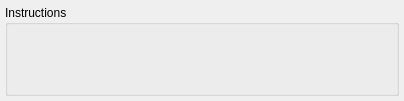
         <widget class="QWidget" name="tab" >
          <attribute name="title" >
           <string>Instructions</string>
          </attribute>
          <layout class="QVBoxLayout" >
           <property name="margin" >
            <number>5</number>
           </property>
           <property name="spacing" >
            <number>5</number>
           </property>
           <item>
            <widget class="QGroupBox" name="groupBox6" >
             <property name="title" >
              <string>Instructions</string>
             </property>
             <property name="lineWidth" stdset="0" >
              <number>1</number>
             </property>
             <layout class="QVBoxLayout" >
              <property name="margin" >
               <number>9</number>
              </property>
              <property name="spacing" >
               <number>0</number>
              </property>
              <item>
               <widget class="MdtGui::LabeledCheckbox" name="C_USE_BARREL" >
                <property name="TclProc" >
                  <string>gui_use_barrel</string>
                </property>
                <property name="Label" >
                 <string>Enable Barrel Shifter</string>
                </property>
                <property name="LabelTooltip" >
                 <string>&lt;qt>Enable a hardware barrel shifter in MicroBlaze.  This parameter enables the instructions bsrl, bsra, bsll, bsrli, bsrai, and bslli.  Enabling the barrel shifter can dramatically improve the performance of an application, but will increase the size of the processor.  The compiler will automatically use the barrel shift instructions if this parameter is enabled.&lt;/qt></string>
                </property>
                <property name="Key" >
                 <string>C_USE_BARREL</string>
                </property>
                <property name="Hidden" >
                 <bool>false</bool>
                </property>
               </widget>
              </item>
              <item>
               <widget class="MdtGui::LabeledCombobox" name="C_USE_FPU" >
                <property name="TclProc" >
                  <string>gui_use_fpu</string>
                </property>
                <property name="Label" >
                 <string>Enable Floating Point Unit</string>
                </property>
                <property name="LabelTooltip" >
                 <string>&lt;qt> Enable a single-precision floating point unit based on the IEEE-754 standard.  Using the FPU will significantly improve the single-precision floating point performance of the application and significantly increase the size of MicroBlaze.  Setting this parameter to BASIC enables the instructions fadd, frsub, fmul, fdiv, and fcmp.  Setting it to EXTENDED also enables the instructions flt, fint, and fsqrt.  The compiler will automatically use the FPU instructions corresponding to the setting of this parameter. &lt;/qt></string>
                </property>
                <property name="Key" >
                 <string>C_USE_FPU</string>
                </property>
               </widget>
              </item>
              <item>
               <widget class="MdtGui::LabeledCombobox" name="C_USE_HW_MUL" >
                <property name="TclProc" >
                  <string>gui_use_hw_mul</string>
                </property>
                <property name="Label" >
                 <string>Enable Integer Multiplier</string>
                </property>
                <property name="LabelTooltip" >
                 <string>&lt;qt> Enable a hardware integer multiplier in MicroBlaze.  This parameter enables the instructions mul and muli when set to MUL32.  The additional instructions mulh, mulhu and mulhsu for 64-bit multiplication are also enabled when set to MUL64. This parameter can be set to NONE to free up MUL or DSP48 primitives in the device for other uses.  Setting this parameter to NONE has a minor effect on the area of MicroBlaze.  The compiler will automatically use the mul instructions if this parameter is enabled.&lt;/qt></string>
                </property>
                <property name="Key" >
                 <string>C_USE_HW_MUL</string>
                </property>
               </widget>
              </item>
              <item>
               <widget class="MdtGui::LabeledCheckbox" name="C_USE_DIV" >
                <property name="TclProc" >
                  <string>gui_use_div</string>
                </property>
                <property name="Label" >
                 <string>Enable Integer Divider</string>
                </property>
                <property name="LabelTooltip" >
                 <string>&lt;qt>Enable a hardware integer divider in MicroBlaze.   This parameter enables the instructions idiv and idivu.  This parameter can be enabled to improve the performance of an application that performs integer division, but will increase the size of the processor.  The compiler will automatically use the idiv instructions if this parameter is enabled.&lt;/qt></string>
                </property>
                <property name="Key" >
                 <string>C_USE_DIV</string>
                </property>
               </widget>
              </item>
              <item>
               <widget class="MdtGui::LabeledCheckbox" name="C_USE_MSR_INSTR" >
                <property name="TclProc" >
                  <string>gui_use_msr_instr</string>
                </property>
                <property name="enabled" >
                 <bool>true</bool>
                </property>
                <property name="Label" >
                 <string>Enable Additional Machine Status Register Instructions</string>
                </property>
                <property name="LabelTooltip" >
                 <string>&lt;qt>Enable additional machine status register instructions for setting and clearing bits in the MSR.  This parameter enables the instructions msrset and msrclr.  Enabling this parameter will improve the performance of changing bits in the MSR.&lt;/qt></string>
                </property>
                <property name="Key" >
                 <string>C_USE_MSR_INSTR</string>
                </property>
               </widget>
              </item>
              <item>
               <widget class="MdtGui::LabeledCheckbox" name="C_USE_PCMP_INSTR" >
                <property name="TclProc" >
                  <string>gui_use_pcmp_instr</string>
                </property>
                <property name="enabled" >
                 <bool>true</bool>
                </property>
                <property name="Label" >
                 <string>Enable Pattern Comparator</string>
                </property>
                <property name="LabelTooltip" >
                 <string>&lt;qt>Enable pattern compare instructions pcmpbf, pcmpeq, and pcmpne.  The pattern compare byte find (pcmpbf) instruction returns the position of the first byte that matches between two words and improves the performance of string and pattern matching operations.  The pcmpbf instruction is automatically used by the Xilinx Embedded Development Kit (EDK) libraries if this parameter is enabled.  The pcmpeq and pcmpne instructions return 1 or 0 based on the equality of the two words.  These instructions improve the performance of setting flags and are automatically used by the compiler.&lt;/qt></string>
                </property>
                <property name="Key" >
                 <string>C_USE_PCMP_INSTR</string>
                </property>
               </widget>
              </item>
              <item>
               <widget class="MdtGui::LabeledCheckbox" name="C_USE_EXTENDED_FSL_INSTR" >
                <property name="TclProc" >
                  <string>gui_use_extended_fsl_instr</string>
                </property>
                <property name="enabled" >
                 <bool>true</bool>
                </property>
                <property name="Label" >
                 <string>Enable Additional Stream Instructions</string>
                </property>
                <property name="LabelTooltip" >
                 <string>&lt;qt>Enable additional stream instructions.  These instructions provide additional functionality when using stream links, either Fast Simplex Link (FSL) or Advanced eXtensible Interface (AXI), including dynamic access instructions GETD and PUTD that use registers to select the interface.  The instructions are also extended with variants that provide: &lt;ul>&lt;li>Atomic GET, GETD, PUT and PUTD instructions.&lt;li>Test-only GET and GETD instructions.&lt;li>GET and GETD instructions that generate a stream exception if the control bit is not set. The stream exception must also be enabled to use these instructions.&lt;/ul>At least one stream link must be select to use these instructions.&lt;/qt></string>
                </property>
                <property name="Key" >
                 <string>C_USE_EXTENDED_FSL_INSTR</string>
                </property>
               </widget>
              </item>
              <item>
               <spacer>
                <property name="orientation" >
                 <enum>Qt::Vertical</enum>
                </property>
                <property name="sizeType" >
                 <enum>QSizePolicy::Expanding</enum>
                </property>
                <property name="sizeHint" >
                 <size>
                  <width>370</width>
                  <height>50</height>
                 </size>
                </property>
               </spacer>
              </item>
             </layout>
            </widget>
           </item>
          </layout>
         </widget>
